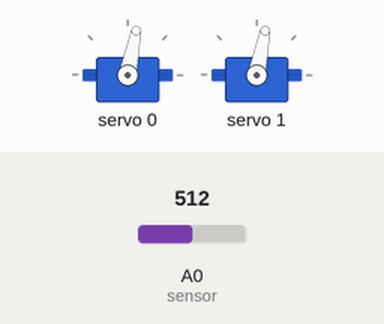
Recording of a sketch running on a simulated Arduino Uno, built with avr-gcc and run on an emulated ATmega328P. On the bench: 2 × servo. Inputs (shaded band) come from the test bench; at power-on: A0 (sensor) = 512.

Above: at 2.8 s.
2.9 s: A0 (sensor) set to 451
8.9 s: A0 (sensor) set to 434
At 10.6 s:
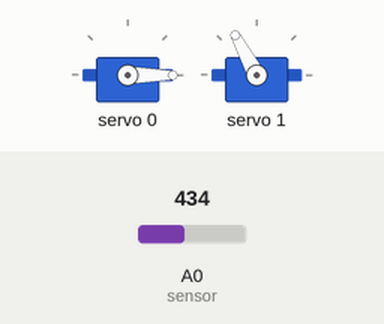
11.6 s: A0 (sensor) set to 511
At 12.1 s:
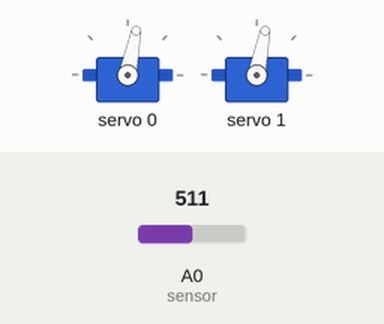
17.1 s: A0 (sensor) set to 306
At 18.2 s:
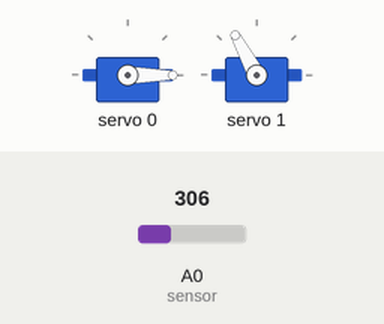
Timing chart, 0 to 20.1 s (numbered marks = the images above; inputs shaded):
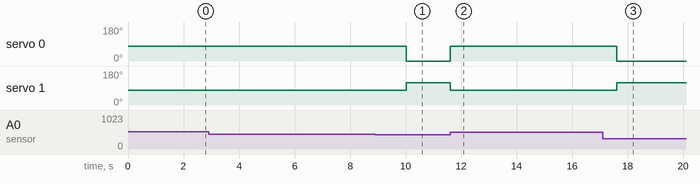

Measured:
- the behaviour switches between 444 and 443 on A0 (sensor) (found by bisection; images 0 and 1)
- after the input at 8.9 s, servo 0: 79° → 0° after 1.1 s; servo 1: 79° → 118° after 1.1 s
- after the input at 11.6 s, servo 0: 0° → 79° at once; servo 1: 118° → 79° at once
- after the input at 17.1 s, servo 0: 79° → 0° after 0.51 s; servo 1: 79° → 118° after 0.51 s

The sketch:

milestone_2_3.ino
```cpp
#include <Wire.h>
#include <Adafruit_PWMServoDriver.h>

// called this way, it uses the default address 0x40
Adafruit_PWMServoDriver pwm = Adafruit_PWMServoDriver();

// Right motor is 0
// Left motor is 1
// Neutral PWM is 333

// Define runtime in seconds
#define RUNTIME 60
#define sensor A0

int hasRun;

void setup() {
  Serial.begin(9600);

  pwm.begin();

  pwm.setPWMFreq(60);  // Analog servos run at ~60 Hz updates

  delay(10);
}

void loop() {
  float volts = analogRead(sensor)*0.0048828125;  // value from sensor * (5/1024)
  int distance = 13*pow(volts, -1); // worked out from datasheet graph
  // Stop code
  if (millis() >= RUNTIME * 1000) {
      pwm.setPWM(0,0,333);
      pwm.setPWM(1,0,333);
  }
  else {
    if (distance <= 5) {
      stop();
      delay(2000);
    }
    pwm.setPWM(0,0,100);
    pwm.setPWM(1,0,433);
  }
}

void fullRotation() {
    pwm.setPWM(0,0,433);
    pwm.setPWM(1,0,433);
}

//int checkDistance() {
//  long startTime = millis();
//  long endTime = startTime();
//  while ((endTime - startTime) <= 500) {
//    float volts = analogRead(sensor)*0.0048828125;  // value from sensor * (5/1024)
//    int distance = 13*pow(volts, -1); // worked out from datasheet graph
//    if (distance > 5) {
//      return 0;
//    }
//  }
//  return 1;
//}

void stop() {
    pwm.setPWM(0,0,333);
    pwm.setPWM(1,0,333);
}

//void goStraight(int length) {
//  long startTime = millis();
//  long endTime = startTime;
//  while ((endTime - startTime) <= length) {
//      pwm.setPWM(0,0,100);
//      pwm.setPWM(1,0,433);
//  }
//}
```
